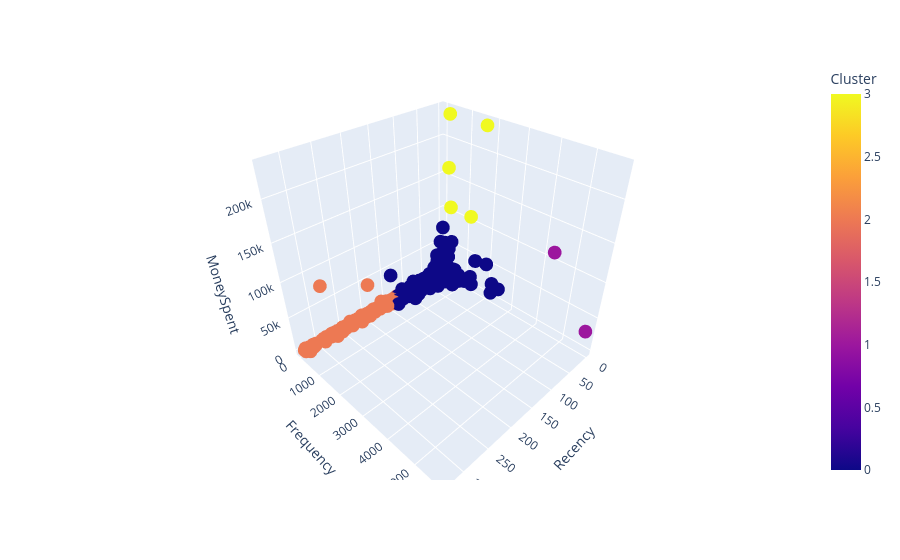

The cell this chart's notebook holds for it:
### Code cell
fig = px.scatter_3d(customers_u_data, 
                    x="Recency", 
                    y="Frequency", 
                    z="MoneySpent",
                    color="Cluster")
fig.show()

### Figure 1 — Plotly figure (JSON) as saved in the notebook; plotly's stock layout.template omitted (floating-point values rounded to 4 significant figures; data arrays with more than 128 entries replaced by an {"elided": "..."} marker saying what was removed)
{"data": [{"hovertemplate": "Recency=%{x}<br>Frequency=%{y}<br>MoneySpent=%{z}<br>Cluster=%{marker.color}<extra></extra>", "legendgroup": "", "marker": {"color": {"elided": "3901 int values"}, "coloraxis": "coloraxis", "symbol": "circle"}, "mode": "markers", "name": "", "scene": "scene", "showlegend": false, "type": "scatter3d", "x": {"elided": "3901 int values"}, "y": {"elided": "3901 int values"}, "z": {"elided": "3901 float values"}}], "layout": {"coloraxis": {"colorbar": {"title": {"text": "Cluster"}}, "colorscale": [[0, "#0d0887"], [0.1111, "#46039f"], [0.2222, "#7201a8"], [0.3333, "#9c179e"], [0.4444, "#bd3786"], [0.5556, "#d8576b"], [0.6667, "#ed7953"], [0.7778, "#fb9f3a"], [0.8889, "#fdca26"], [1, "#f0f921"]]}, "legend": {"tracegroupgap": 0}, "margin": {"t": 60}, "scene": {"domain": {"x": [0, 1], "y": [0, 1]}, "xaxis": {"title": {"text": "Recency"}}, "yaxis": {"title": {"text": "Frequency"}}, "zaxis": {"title": {"text": "MoneySpent"}}}}}
